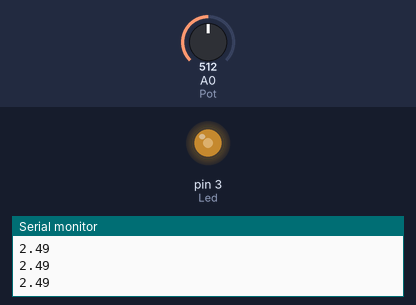
Simulated run of this sketch. Board: Arduino Uno, built with avr-gcc and run on an emulated ATmega328P. Parts: output pins drawn as LEDs (lit = HIGH), the last lines printed to the serial monitor. The inputs (shaded band) are chosen by the test bench; at power-on: A0 (Pot) = 512.

Above: at 1.2 s.
1.3 s: A0 (Pot) set to 716
At 2.7 s:
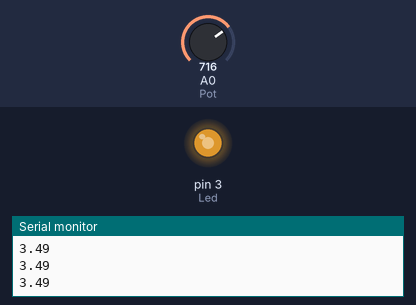
3.0 s: A0 (Pot) set to 900
At 4.1 s:
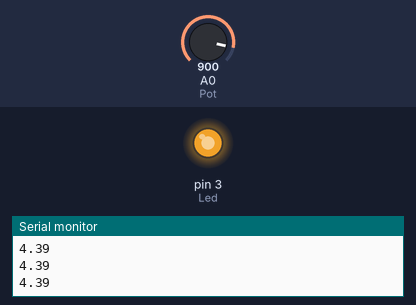
4.5 s: A0 (Pot) set to 122
At 5.3 s:
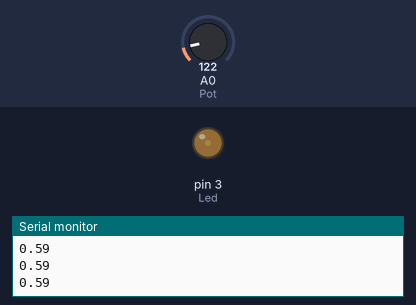
6.0 s: A0 (Pot) set to 0
At 6.5 s:
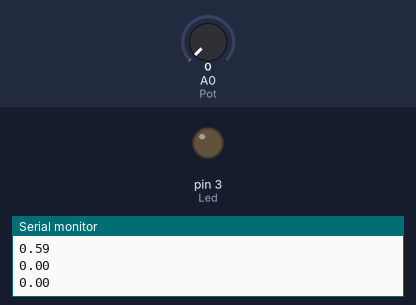
7.5 s: A0 (Pot) set to 511
At 7.8 s:
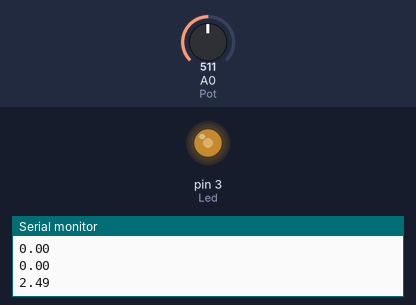
Timing chart, 0 to 10.0 s (numbered marks = the images above; inputs shaded):
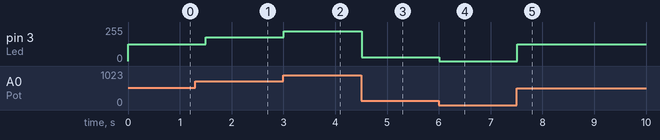

Measured:
- after the input at 1.3 s, pin 3 (Led): 127/255 → 178/255 after 0.20 s
- after the input at 3.0 s, pin 3 (Led): 178/255 → 224/255 at once
- after the input at 4.5 s, pin 3 (Led): 224/255 → 30/255 at once
- after the input at 6.0 s, pin 3 (Led): 30/255 → 0/255 at once
- after the input at 7.5 s, pin 3 (Led): 0/255 → 127/255 at once

The sketch:

LED_with_POT.ino
```cpp
#define Pot A0
#define Led 3

void setup() {
  Serial.begin(9600); //Starts serial communication between arduino and computer and sets communication speed
  Serial.println("Led Voltage Value");
}

void loop() {
  int convertion = map(analogRead(Pot), 0, 1023, 0, 255); // Analog reading bits interval "Pot"(max 1024 bits) is converting to analog writing bits interval(max 256 bits)

  Serial.println((5.00/255.00)*convertion); // Prints the voltage value of system to serial monitor
                                            // When you print to serial monitor only "convertion" you can see bits values of analog writing(between 0 to 255)
  analogWrite(Led, convertion);
  delay(300);
}
```
